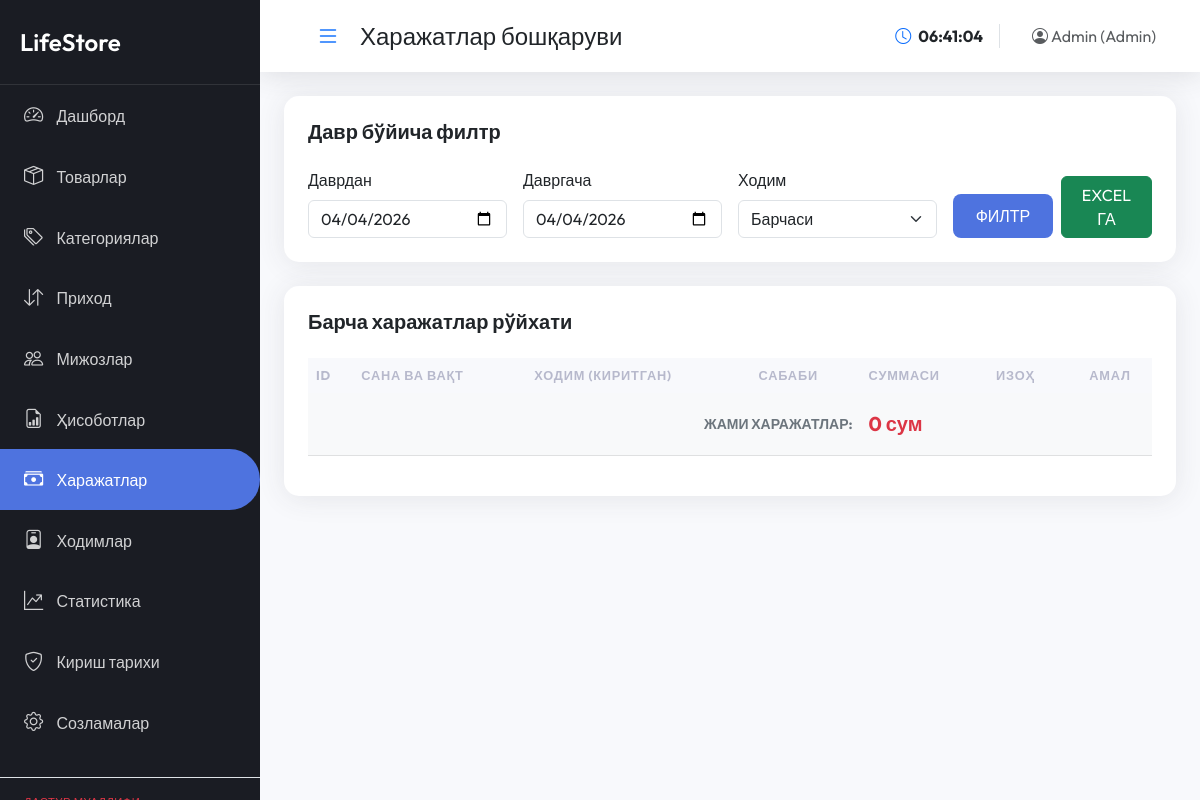
The app's page /admin/expenses.php (signed in), older data.
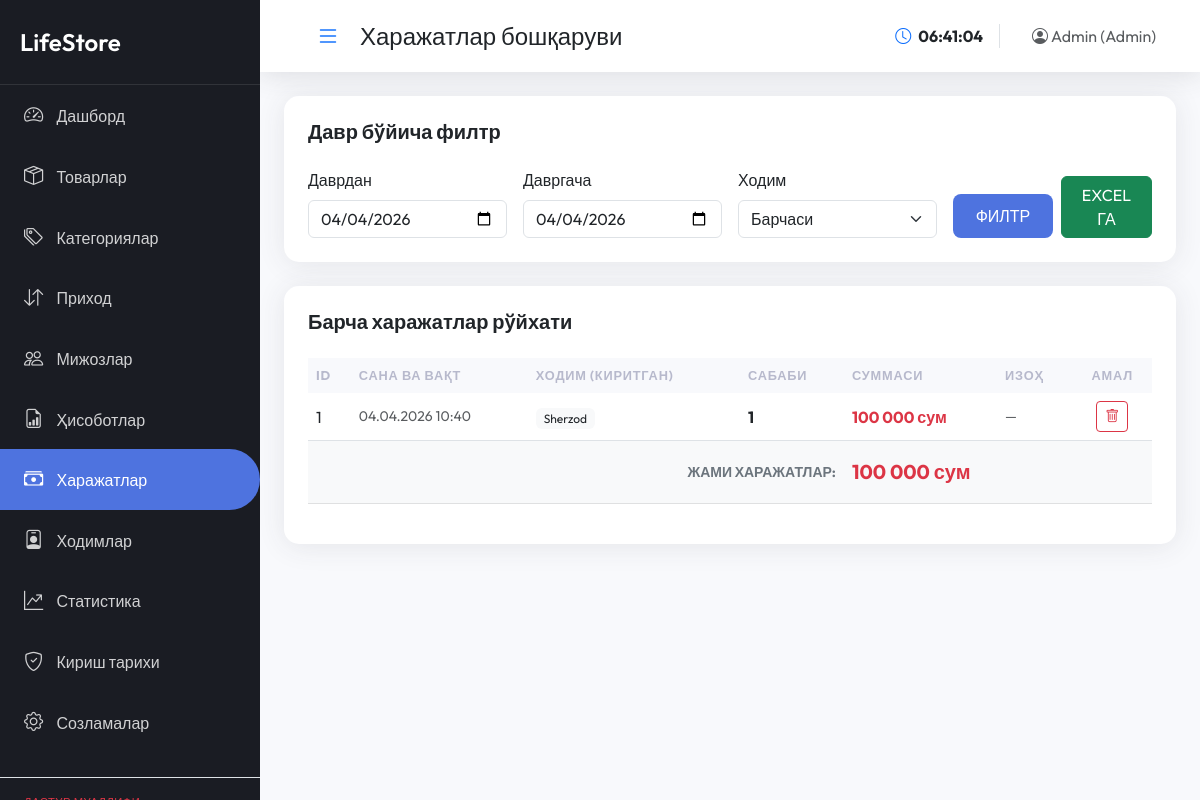
The same page, newer data.
### tables this page shows
CREATE TABLE `expenses` (
  `id` int(11) NOT NULL,
  `user_id` int(11) DEFAULT NULL,
  `category` varchar(255) NOT NULL,
  `amount` decimal(15,2) NOT NULL,
  `description` text,
  `date` timestamp NULL DEFAULT CURRENT_TIMESTAMP
);

CREATE TABLE `users` (
  `id` int(11) NOT NULL,
  `name` varchar(255) NOT NULL,
  `phone` varchar(20) DEFAULT NULL,
  `login` varchar(50) NOT NULL,
  `password` varchar(255) NOT NULL,
  `role` enum('admin','cashier') NOT NULL,
  `created_at` timestamp NULL DEFAULT CURRENT_TIMESTAMP
);

### config.php (called while the page is built, shortened)
<?php
function formatMoney($amount) {
    return number_format($amount, 0, '.', ' ') . " сум";
}
?>

### admin/expenses.php (the view, shortened to what this page needs)
<?php
require_once 'layout.php';
$from_date = isset($_GET['from_date']) ? $_GET['from_date'] : date('Y-m-d');
$to_date = isset($_GET['to_date']) ? $_GET['to_date'] : date('Y-m-d');
$user_id = isset($_GET['user_id']) ? $_GET['user_id'] : '';
?>
<div class="card p-4 mb-4">
    <h5 class="fw-bold mb-4">Давр бўйича филтр</h5>
    <form method="GET" class="row g-3">
        <div class="col-md-3">
            <label class="form-label">Даврдан</label>
            <input type="date" name="from_date" class="form-control" value="<?php echo $from_date; ?>">
        </div>
        <div class="col-md-3">
            <label class="form-label">Давргача</label>
            <input type="date" name="to_date" class="form-control" value="<?php echo $to_date; ?>">
        </div>
        <div class="col-md-3">
            <label class="form-label">Ходим</label>
            <select name="user_id" class="form-select">
                <option value="">Барчаси</option>
            </select>
        </div>
        <div class="col-md-3 d-flex align-items-end">
            <button type="submit" class="btn btn-primary me-2 w-100">ФИЛТР</button>
            <a href="expenses.php?export=1&from_date=<?php echo $from_date; ?>&to_date=<?php echo $to_date; ?>&user_id=<?php echo $user_id; ?>" class="btn btn-success w-100">EXCEL ГА</a>
        </div>
    </form>
</div>
<div class="card p-4">
    <h5 class="fw-bold mb-4">Барча харажатлар рўйхати</h5>
    <div class="table-responsive">
        <table class="table table-hover align-middle">
            <thead class="table-light">
                <tr>
                    <th>ID</th>
                    <th>Сана ва Вақт</th>
                    <th>Ходим (Киритган)</th>
                    <th>Сабаби</th>
                    <th>Суммаси</th>
                    <th>Изоҳ</th>
                    <th class="text-center">Амал</th>
                </tr>
            </thead>
            <tbody>
                <?php
                $where = "WHERE 1=1";
                if (!empty($from_date)) $where .= " AND e.date >= '" . $conn->real_escape_string($from_date) . " 00:00:00'";
                if (!empty($to_date)) $where .= " AND e.date <= '" . $conn->real_escape_string($to_date) . " 23:59:59'";
                $sql = "SELECT e.*, u.name as user_name FROM expenses e JOIN users u ON e.user_id = u.id $where ORDER BY e.date DESC";
                $res = $conn->query($sql);
                $total_sum = 0;
                while($row = $res->fetch_assoc()):
                    $total_sum += $row['amount'];
                ?>
                <tr>
                    <td><?php echo $row['id']; ?></td>
                    <td class="small text-muted"><?php echo date('d.m.Y H:i', strtotime($row['date'])); ?></td>
                    <td><span class="badge bg-light text-dark fw-normal"><?php echo $row['user_name']; ?></span></td>
                    <td><span class="fw-bold"><?php echo $row['category']; ?></span></td>
                    <td class="text-danger fw-bold"><?php echo formatMoney($row['amount']); ?></td>
                    <td class="small text-muted italic"><?php echo $row['description'] ?: '—'; ?></td>
                    <td class="text-center">
                        <a href="?delete=<?php echo $row['id']; ?>&from_date=<?php echo $from_date; ?>&to_date=<?php echo $to_date; ?>" class="btn btn-sm btn-outline-danger" onclick="return confirm('Харажатни ўчиришни тасдиқлайсизми?')">
                            <i class="bi bi-trash"></i>
                        </a>
                    </td>
                </tr>
                <?php endwhile; ?>
            </tbody>
            <tfoot class="table-light fw-bold border-top-2">
                <tr>
                    <td colspan="4" class="text-end py-3 text-secondary text-uppercase small">Жами харажатлар:</td>
                    <td colspan="3" class="py-3 text-danger fs-5"><?php echo formatMoney($total_sum); ?></td>
                </tr>
            </tfoot>
        </table>
    </div>
</div>

Row changes from the older to the newer data that the page shows:
added expenses: id "1", date "04.04.2026 10:40", user.name "Sherzod", category "1", amount "100 000 сум", description "—"
Text that changed along with them:
formatMoney($total_sum): "0 сум" → "100 000 сум"
